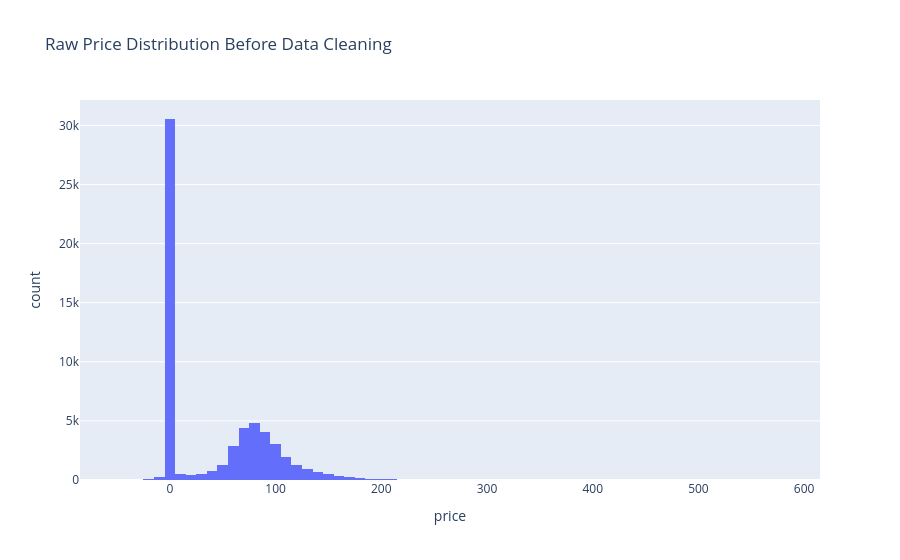

The cell this chart's notebook holds for it:
### Code cell
fig = px.histogram(
    price_df,
    x="price",
    nbins=100,
    title="Raw Price Distribution Before Data Cleaning"
)

fig.show()

### Figure 1 — Plotly figure (JSON) as saved in the notebook; plotly's stock layout.template omitted (floating-point values rounded to 4 significant figures; data arrays with more than 128 entries replaced by an {"elided": "..."} marker saying what was removed)
{"data": [{"bingroup": "x", "hovertemplate": "price=%{x}<br>count=%{y}<extra></extra>", "legendgroup": "", "marker": {"color": "#636efa", "pattern": {"shape": ""}}, "name": "", "nbinsx": 100, "orientation": "v", "showlegend": false, "type": "histogram", "x": {"elided": "60219 float values"}, "xaxis": "x", "yaxis": "y"}], "layout": {"barmode": "relative", "legend": {"tracegroupgap": 0}, "title": {"text": "Raw Price Distribution Before Data Cleaning"}, "xaxis": {"anchor": "y", "domain": [0, 1], "title": {"text": "price"}}, "yaxis": {"anchor": "x", "domain": [0, 1], "title": {"text": "count"}}}}
